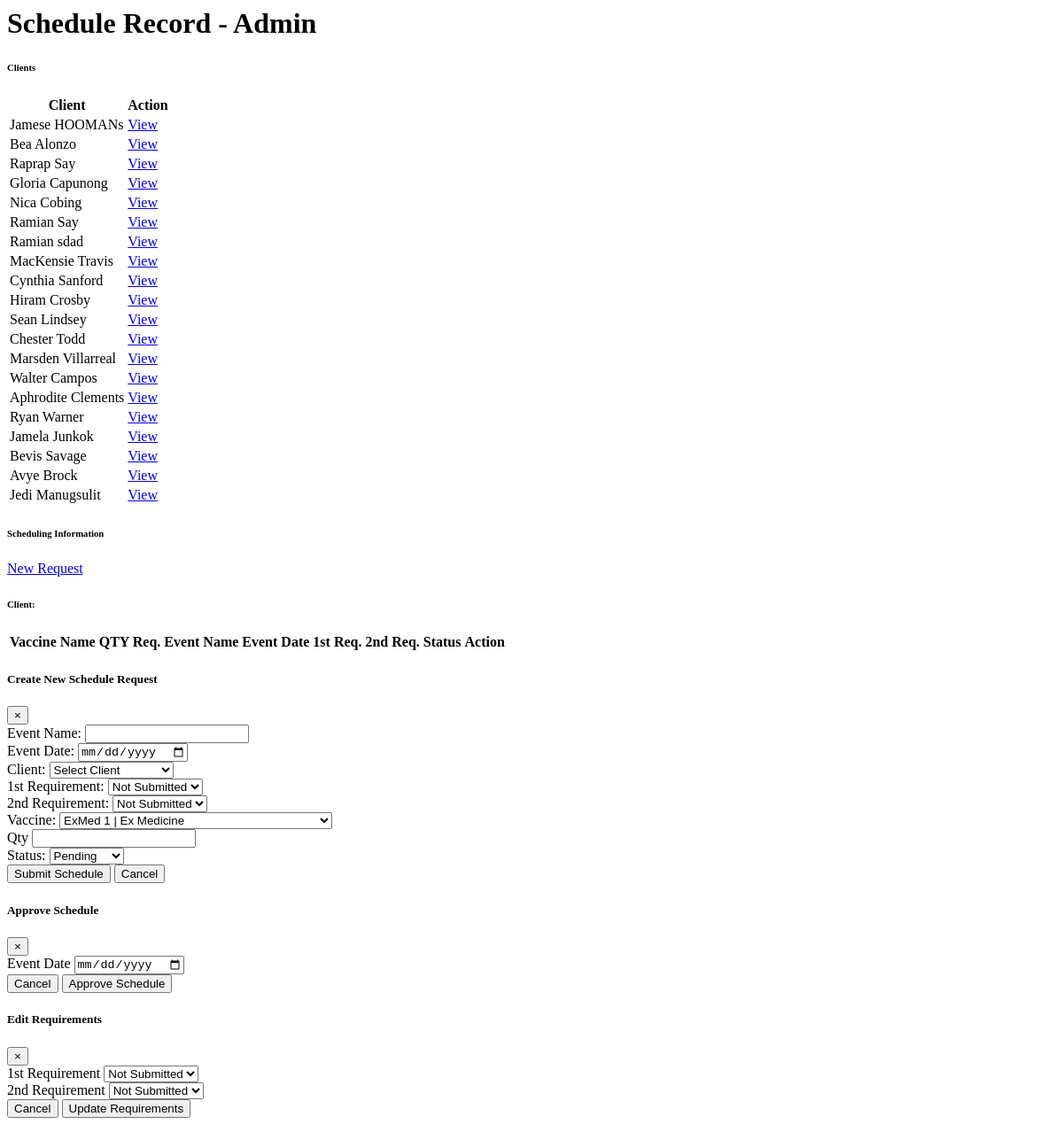
The page /administrator2/Schedule/ScheduleList.php on the database as committed earlier.
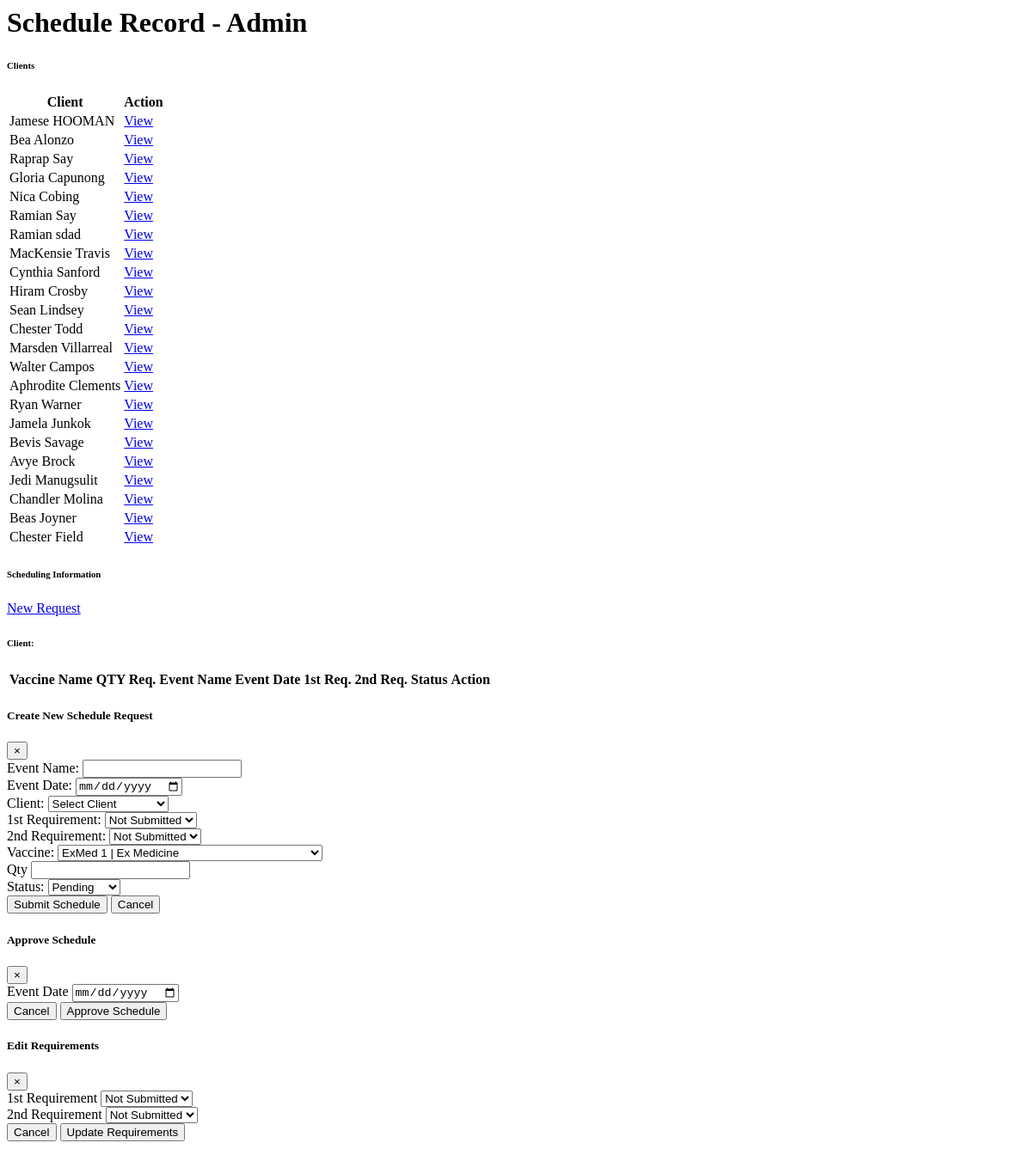
The same page on the database as committed later.
### tables this page shows
CREATE TABLE `client` (
  `CLIENT_ID` int(11) NOT NULL,
  `FNAME` varchar(150) NOT NULL,
  `LNAME` varchar(140) NOT NULL,
  `MIDINITIAL` varchar(150) NOT NULL,
  `ASSOCIATION` varchar(255) NOT NULL,
  `CONTACT_NO` varchar(255) NOT NULL,
  `ADDRESS` varchar(150) NOT NULL,
  `DATE_REGISTERED` date NOT NULL
);

### administrator2/Schedule/ScheduleList.php (the view, shortened to what this page needs)
  <?php
  require("connection/connection.php");
  $clientQuery = "SELECT CLIENT_ID, CONCAT(FNAME, ' ', LNAME) AS full_name FROM client";
  $clientResult = mysqli_query($con, $clientQuery);
  $clients = mysqli_fetch_all($clientResult, MYSQLI_ASSOC);
  $selectedClientName = '';
  ?>
  <div class="content-wrapper">
    <div class="content-header">
      <h1 class="font-weight-bold text-primary">Schedule Record - Admin<h1>
    </div>
    <section class="content">
      <div class="container-fluid">
        <div class="row">
          <div class="col-md-4">
            <div class="card shadow-sm mb-4">
              <div class="card-header bg-primary text-white d-flex justify-content-between align-items-center">
                <h6 class="mb-0">Clients</h6>
              </div>
              <div class="card-body">
                <table class="table table-striped table-hover">
                  <thead>
                    <tr><th>Client</th><th>Action</th></tr>
                  </thead>
                  <tbody>
                    <?php foreach ($clients as $client) { ?>
                      <tr>
                        <td><?= htmlspecialchars($client['full_name']); ?></td>
                        <td>
                          <a href="index2.php?page=Schedule&client_id=<?= $client['CLIENT_ID']; ?>" class="btn btn-sm btn-outline-primary">View</a>
                        </td>
                      </tr>
                    <?php } ?>
                  </tbody>
                </table>
              </div>
            </div>
          </div>
          <div class="col-md-8">
            <div class="card">
              <div class="card-header">
                <div class="d-flex">
                  <h6>Scheduling Information</h6>
                  <a href="#" class="btn btn-primary ml-auto" data-toggle="modal" data-target="#Add_scheduleModal">New Request</a>
                </div>
              </div>
              <div class="card-body">
                <h6>Client: <span><?= htmlspecialchars($selectedClientName); ?></span></h6>
                <table class="table table-bordered">
                  <thead>
                    <tr>
                      <th>Vaccine Name</th>
                      <th>QTY Req.</th>
                      <th>Event Name</th>
                      <th>Event Date</th>
                      <th>1st Req.</th>
                      <th>2nd Req.</th>
                      <th>Status</th>
                      <th>Action</th>
                    </tr>
                  </thead>
                </table>
              </div>
            </div>
          </div>
        </div>
      </div>
    </section>
  </div>
<?php
include('addSched.php');
?>
<div class="modal fade" id="approveScheduleModal" tabindex="-1" aria-labelledby="approveScheduleModalLabel" aria-hidden="true">
  <div class="modal-dialog">
    <div class="modal-content">
      <div class="modal-header">
        <h5 class="modal-title">Approve Schedule</h5>
        <button type="button" class="close" data-dismiss="modal" aria-label="Close">
          <span aria-hidden="true">&times;</span>
        </button>
      </div>
      <form id="approveScheduleForm" method="post" action="">
        <div class="modal-body">
          <div class="form-group">
            <label for="approveEventDateLabel">Event Date</label>
            <input type="date" name="event_date" id="approveEventDate" class="form-control" required>
          </div>
        </div>
        <div class="modal-footer">
          <button type="button" class="btn btn-secondary" data-dismiss="modal">Cancel</button>
          <button type="submit" class="btn btn-primary">Approve Schedule</button>
        </div>
      </form>
    </div>
  </div>
</div>
  <div class="modal fade" id="editRequirementsModal" tabindex="-1" aria-labelledby="editRequirementsModalLabel" aria-hidden="true">
    <div class="modal-dialog">
      <div class="modal-content">
        <div class="modal-header">
          <h5>Edit Requirements</h5>
          <button type="button" class="close" data-dismiss="modal" aria-label="Close">
            <span aria-hidden="true">&times;</span>
          </button>
        </div>
        <form id="editRequirementsForm" method="post">
          <div class="modal-body">
            <div class="form-group">
              <label for="firstRequirement">1st Requirement</label>
              <select name="first_requirement" id="firstRequirement" class="form-control">
                <option value="0">Not Submitted</option>
              </select>
            </div>
            <div class="form-group">
              <label for="secondRequirement">2nd Requirement</label>
              <select name="second_requirement" id="secondRequirement" class="form-control">
                <option value="0">Not Submitted</option>
              </select>
            </div>
          </div>
          <div class="modal-footer">
            <button type="button" class="btn btn-secondary" data-dismiss="modal">Cancel</button>
            <button type="submit" class="btn btn-primary">Update Requirements</button>
          </div>
        </form>
      </div>
    </div>
  </div>

Rows that differ between the two databases and show on the page:
changed client (number 1 of 23 on the later page): full_name "Jamese HOOMANs" → "Jamese HOOMAN"
added client: full_name "Chandler Molina"
added client: full_name "Beas Joyner"
added client: full_name "Chester Field"
